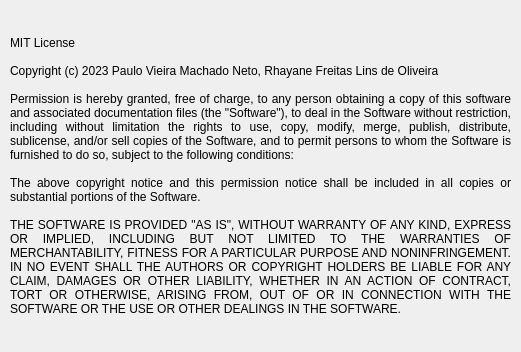
<?xml version="1.0" encoding="UTF-8"?>
<ui version="4.0">
 <class>About</class>
 <widget class="QDialog" name="About">
  <property name="geometry">
   <rect>
    <x>0</x>
    <y>0</y>
    <width>521</width>
    <height>352</height>
   </rect>
  </property>
  <property name="windowTitle">
   <string>Dialog</string>
  </property>
  <widget class="QLabel" name="label">
   <property name="geometry">
    <rect>
     <x>10</x>
     <y>10</y>
     <width>501</width>
     <height>331</height>
    </rect>
   </property>
   <property name="text">
    <string>MIT License

Copyright (c) 2023 Paulo Vieira Machado Neto, Rhayane Freitas Lins de Oliveira

Permission is hereby granted, free of charge, to any person obtaining a copy of this software and associated documentation files (the &quot;Software&quot;), to deal in the Software without restriction, including without limitation the rights to use, copy, modify, merge, publish, distribute, sublicense, and/or sell copies of the Software, and to permit persons to whom the Software is furnished to do so, subject to the following conditions:

The above copyright notice and this permission notice shall be included in all copies or substantial portions of the Software.

THE SOFTWARE IS PROVIDED &quot;AS IS&quot;, WITHOUT WARRANTY OF ANY KIND, EXPRESS OR IMPLIED, INCLUDING BUT NOT LIMITED TO THE WARRANTIES OF MERCHANTABILITY, FITNESS FOR A PARTICULAR PURPOSE AND NONINFRINGEMENT. IN NO EVENT SHALL THE AUTHORS OR COPYRIGHT HOLDERS BE LIABLE FOR ANY CLAIM, DAMAGES OR OTHER LIABILITY, WHETHER IN AN ACTION OF CONTRACT, TORT OR OTHERWISE, ARISING FROM, OUT OF OR IN CONNECTION WITH THE SOFTWARE OR THE USE OR OTHER DEALINGS IN THE SOFTWARE.</string>
   </property>
   <property name="alignment">
    <set>Qt::AlignJustify|Qt::AlignVCenter</set>
   </property>
   <property name="wordWrap">
    <bool>true</bool>
   </property>
  </widget>
 </widget>
 <resources/>
 <connections/>
</ui>
